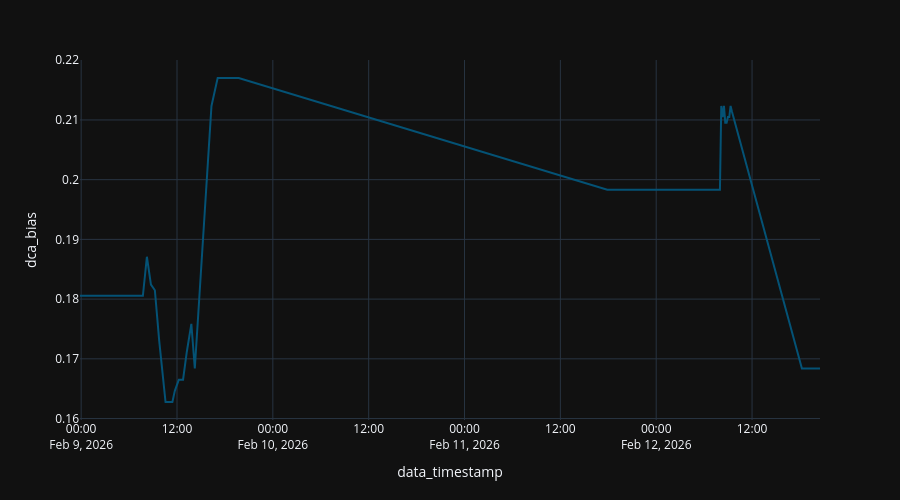

Write notebook code for a chart like this one.
### Code cell
x = df[df['ticker'] == asset_name][['data_timestamp', 'dca_bias', 'ticker']].sort_values(by="data_timestamp")

fig = px.line (
  x,
  "data_timestamp",
  "dca_bias",
#   color_discrete_sequence="Tealgrn_r",
)

fig.update_layout (
  height=500,
)

### Figure 1 — Plotly figure (JSON) as saved in the notebook; plotly's stock layout.template omitted (floating-point values rounded to 4 significant figures; data arrays with more than 128 entries replaced by an {"elided": "..."} marker saying what was removed)
{"data": [{"hovertemplate": "data_timestamp=%{x}<br>dca_bias=%{y}<extra></extra>", "legendgroup": "", "line": {"color": "rgb(4, 82, 117)", "dash": "solid"}, "marker": {"symbol": "circle"}, "mode": "lines", "name": "", "orientation": "v", "showlegend": false, "type": "scatter", "x": {"elided": "160 str values"}, "xaxis": "x", "y": {"elided": "160 float values"}, "yaxis": "y"}], "layout": {"height": 500, "legend": {"tracegroupgap": 0}, "margin": {"t": 60}, "xaxis": {"anchor": "y", "domain": [0, 1], "title": {"text": "data_timestamp"}}, "yaxis": {"anchor": "x", "domain": [0, 1], "title": {"text": "dca_bias"}}}}
